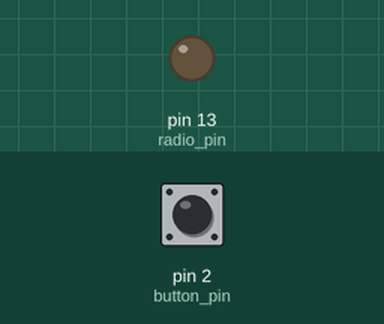
Recording of a sketch running on a simulated Arduino Nano, built with avr-gcc and run on an emulated ATmega328P. On the bench: output pins drawn as LEDs (lit = HIGH). The test bench sets the inputs (shaded band); at power-on: pin 2 (button_pin) HIGH.

Above: at 1.2 s.
1.3 s: pin 2 (button_pin) pulled LOW for 0.15 s
At 1.63 s:
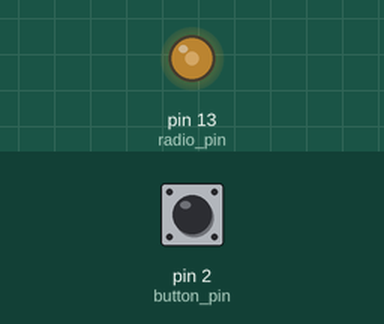
4.3 s: pin 2 (button_pin) pulled LOW for 1 s
7.3 s: pin 2 (button_pin) pulled LOW for 3.2 s
Timing chart, 0 to 11.4 s (numbered marks = the images above; inputs shaded):
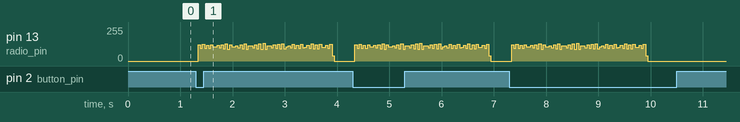

The sketch:

demowire.ino
```cpp
// (licence header left out)
const int button_pin = 2; /* ping that has the button connected */
const int radio_pin =  13; /* pin that has the OOK transmitter board connected */


/* times in microseconds, change these to suit your device */
#define  OOK_SHORT 500
#define  OOK_LONG 1500
#define  OOK_BREAK 5450

/* how many frames do we send */
#define OOK_REPEATS 36

/* uncomment this to get some serial debugging */
//#define DEBUG_SERIAL

/* send a 0 bit if the argument is 0, send a 1 bit if it is not 0
 * change this to suit your device
 */
void send_bit(char i) {

	if (i) {
#ifdef DEBUG_SERIAL
		Serial.print ("1");
#endif

		/* high */
		digitalWrite(radio_pin, HIGH);
		delayMicroseconds(OOK_SHORT);
		digitalWrite(radio_pin, LOW);
		delayMicroseconds(OOK_LONG);

	} else {
		/* low */
#ifdef DEBUG_SERIAL
		Serial.print ("0");
#endif
		digitalWrite(radio_pin, HIGH);
		delayMicroseconds(OOK_LONG);
		digitalWrite(radio_pin, LOW);
		delayMicroseconds(OOK_SHORT);
	}
}


/* which bits to send. change this for your device */
/* rtl_433 -A prints this for my doorbell: {33}dd762a6c8, which results in the next 2 lines */
uint8_t bytes_tosend[5]= { 0xdd, 0x76, 0x2a, 0x6c, 0x80 };
#define BITS_TO_SEND 33 /* how much bits to send from the above bytes */


/* send one frame */
void send_ook()
{
	int j; /* which byte are we sending from the bytes_tosend array */
	int b; /* which bit are we sending from this particular byte */
	int bits_sent=0;

	for (j=0;j<sizeof(bytes_tosend);j++) {

#ifdef DEBUG_SERIAL
		Serial.println (j);
#endif

		for (b=7;b>=0;b--) {
			send_bit(bytes_tosend[j]&(1<<b));
			bits_sent++;
			if (bits_sent==BITS_TO_SEND) break;
		}

	}
	delayMicroseconds(OOK_BREAK); /* this is the delay between frames, maybe it should be in send_ooks()? */
#ifdef DEBUG_SERIAL
	Serial.println ("\nEND OOK");
#endif

}


/* send a frame OOK_REPEATS times */
void send_ooks()
{
	int i;
#ifdef DEBUG_SERIAL
	Serial.println ("Send OOKS");
#endif
	for(i=0;i<OOK_REPEATS;i++) {
		send_ook();
	}
#ifdef DEBUG_SERIAL
	Serial.println ("END");
#endif

}


void setup() {
	pinMode(button_pin, INPUT);
	digitalWrite(button_pin, HIGH);
	pinMode(radio_pin, OUTPUT);
	digitalWrite(radio_pin, LOW);

	Serial.begin(19200);
}

int last_press=1;

void loop() {
/* button handling: if the state is as before, or the button is not pressed, then check again */
	int  press  = digitalRead(button_pin);
	if (press==last_press) return;
	last_press=press;
	if (press) return;

	send_ooks();

}
```
